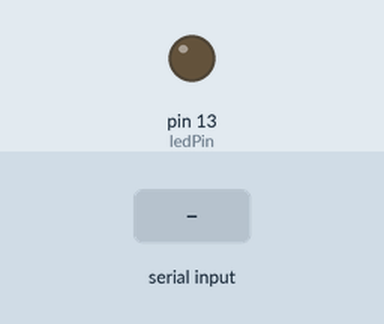
Recording of a sketch running on a simulated Arduino Uno, built with avr-gcc and run on an emulated ATmega328P. Shown: output pins drawn as LEDs (lit = HIGH). The test bench sets the inputs (shaded band). Random numbers use the default seed unless the sketch sets one; what the sketch prints to the serial monitor is not drawn.

Above: at 1.2 s.
1.3 s: "start\n" received over Serial
At 5.0 s:
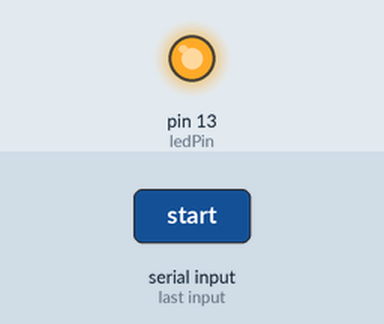
5.8 s: "off\n" received over Serial
At 6.6 s:
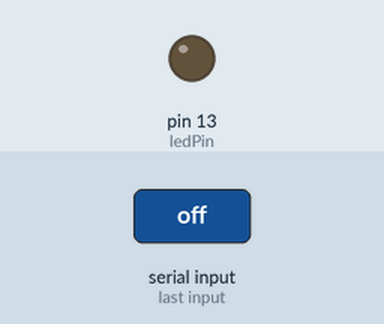
Timing chart, 0 to 8.8 s (numbered marks = the images above; inputs shaded):
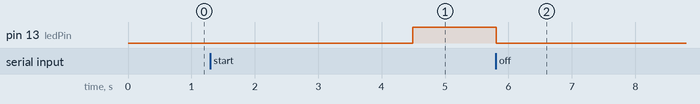

Measured:
- after the input at 1.3 s, pin 13 (ledPin): LOW → HIGH after 3.2 s
- after the input at 5.8 s, pin 13 (ledPin): HIGH → LOW at once

The sketch:

Arduino_Reaction_Game.ino
```cpp
int ledPin = 13;
unsigned long startTime; // Stores the exact time the light turned on
unsigned long endTime;   // Stores the exact time you responded
bool gameActive = false;
bool lightIsOn = false;

void setup() {
  pinMode(ledPin, OUTPUT);
  digitalWrite(ledPin, LOW);
  Serial.begin(9600);

  // Reseed the random number generator using noise from an empty pin
  randomSeed(analogRead(0));

  Serial.println("=== ARDUINO REACTION TEST ===");
  Serial.println("Type 'start' to begin...");
}

void loop() {
  // 1. Wait for the user to start the game
  if (Serial.available() > 0) {
    String command = Serial.readStringUntil('\n');
    command.trim();

    if (command == "start" && !gameActive) {
      Serial.println("\nGet ready...");
      digitalWrite(ledPin, LOW);

      // Pick a random delay between 2 and 5 seconds
      delay(random(2000, 5000));

      // TURN THE LIGHT ON!
      digitalWrite(ledPin, HIGH);
      startTime = millis(); // Record the starting time in milliseconds
      lightIsOn = true;
      gameActive = true;
      Serial.println("NOW! Type 'off' and hit Enter!");

      // Clear any accidental keystrokes sent during the waiting period
      while(Serial.available() > 0) { Serial.read(); }
    }

    // 2. Check the user's reaction
    else if (command == "off" && lightIsOn) {
      endTime = millis(); // Record the stop time
      digitalWrite(ledPin, LOW); // Turn off the light

      // Calculate total reaction time
      unsigned long score = endTime - startTime;

      Serial.print("🎯 STOPED! Your reaction time: ");
      Serial.print(score);
      Serial.println(" ms");

      // Give a quick rating based on score
      if (score < 250) {
        Serial.println("🏆 Godlike reflexes!");
      } else if (score < 400) {
        Serial.println("👍 Pretty solid!");
      } else {
        Serial.println("🐢 Wake up, sleepyhead!");
      }

      // Reset for next game
      gameActive = false;
      lightIsOn = false;
      Serial.println("\nType 'start' to play again.");
    }
  }
}
```
